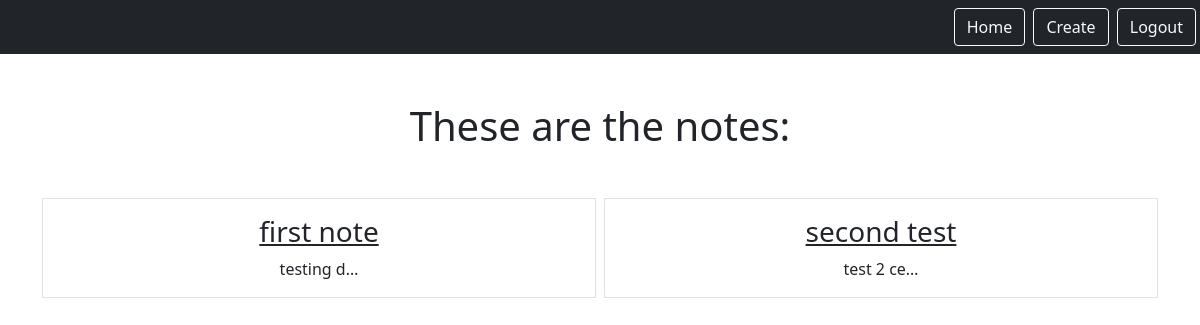
/smart/notes (signed in), run on an earlier commit of the app's database.
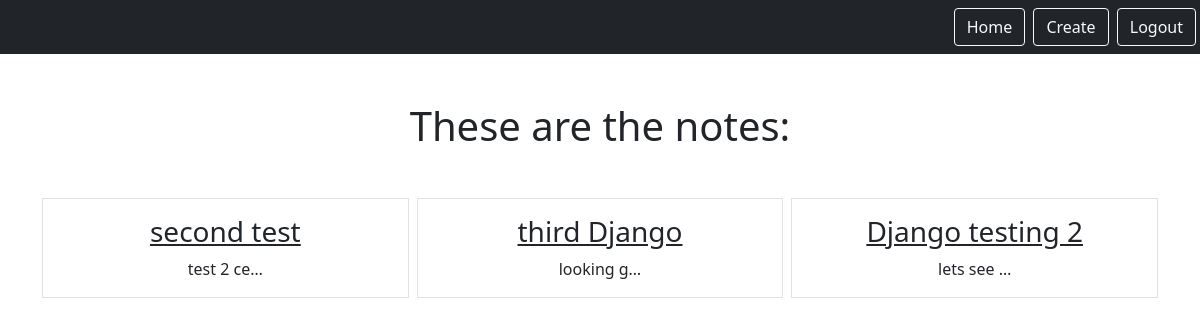
And on a later commit of the database.
### notes/models.py (models this page shows)
class Notes(models.Model):
    title = models.CharField(max_length=200)
    text = models.TextField()
    created=models.DateTimeField(auto_now_add=True)
    user = models.ForeignKey(User, on_delete=models.CASCADE, related_name="notes")

### notes/views.py (the view)
# urls.py: path('notes', views.NotesListView.as_view(), name="notes.list"),
class NotesListView(LoginRequiredMixin, ListView):
    model = Notes
    context_object_name= "notes"
    template_name = "notes/notes_list.html"
    login_url ='/admin'
    def get_queryset(self):
        return self.request.user.notes.all()

### notes/templates/notes/notes_list.html
{% extends "base.html" %}
{% block content %}
    <h1 class="my-5">These are the notes:</h1>
        <div class="row row-cols3 g-2">
            {% for note in notes %}
            <div class="col">
                <div class="p-3 border">
                    <a href="{% url 'notes.detail' pk=note.id %}" class="text-dark text-decoration-non">
                        <h3>{{note.title}}</h3>
                    </a>
                    {{note.text|truncatechars:10}}
                </div>
            </div>
            {% endfor %}
        </div>
{% endblock %}

### static/templates/base.html (shortened to what this page needs)
{% load static %}
<html>
    <head>
        <link rel="stylesheet" type="text/css" href="{% static 'css/style.css' %}"/>
        <link href="https://cdn.jsdelivr.net/npm/bootstrap@5.0.1/dist/css/bootstrap.min.css" rel="stylesheet">
    </head>
    <body>
      <nav class='navbar navbar-dark bg-dark'>
        <div class='ms-auto'>
          {% if user.is_authenticated %}
          <a href="{% url 'notes.list'%}" class="btn btn-outline-light me-1">Home</a>
          <a href="{% url 'notes.new'%}" class="btn btn-outline-light me-1">Create</a>
          <a href="{% url 'logout'%}" class="btn btn-outline-light me-1">Logout</a>
          {% else %}
          <a href="{% url 'login'%}" class="btn btn-outline-light me-1">Login</a>
          <a href="{% url 'signup'%}" class="btn btn-outline-light me-1">Signup</a>
          {% endif %}
        </div>
      </nav>
      <div class="my-5 text-center container">
        {% block content %}
        {% endblock %}
      </div>
    </body>
</html>

What changed in the data, as far as the page shows it:
removed Notes: title "first note", text "testing d…"
added Notes: title "third Django", text "looking g…"
added Notes: title "Django testing 2", text "lets see …"
